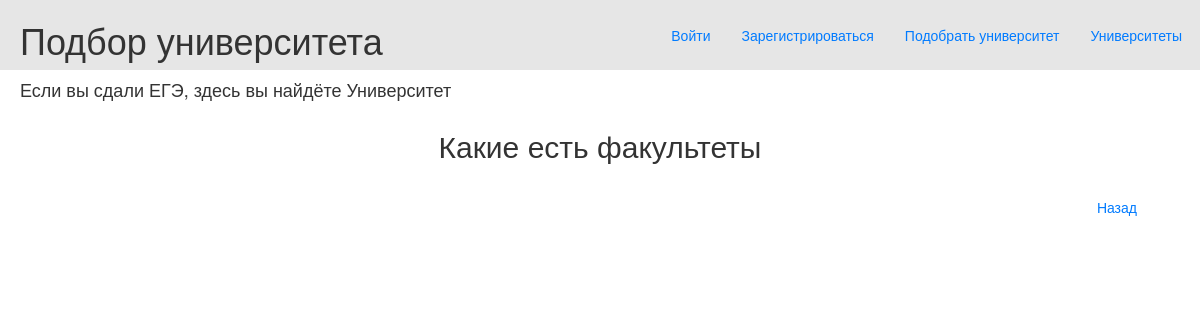
Page /faculties/2 on the earlier database version.
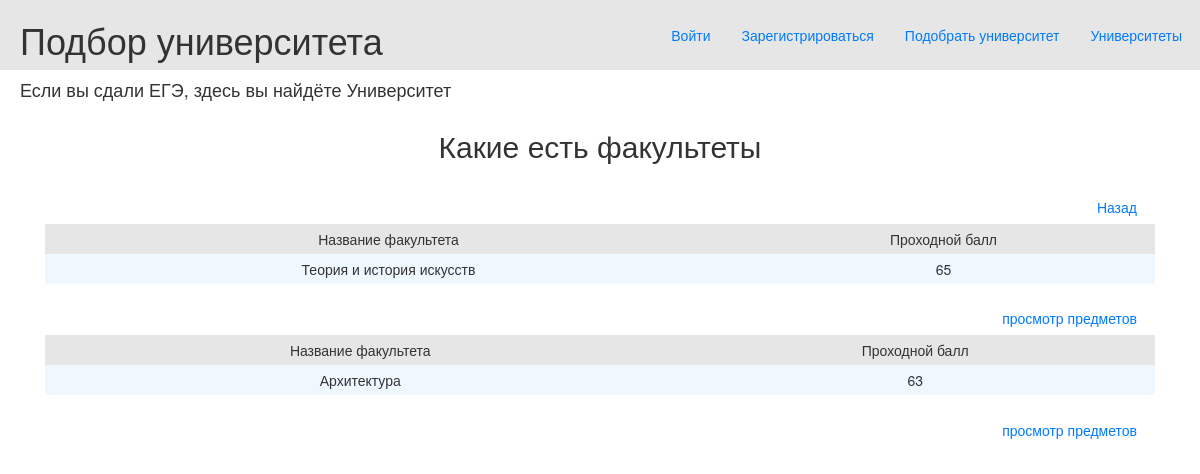
Same page on the later database version.
### data/faculties.py (models this page shows)
class Faculties(SqlAlchemyBase, SerializerMixin):
    __tablename__ = 'faculties'
    id = sa.Column(sa.Integer,
                           primary_key=True, autoincrement=True)
    name = sa.Column(sa.String, nullable=False)
    university_id = sa.Column(sa.String, sa.ForeignKey('universities.id'), nullable=False)
    score = sa.Column(sa.Integer, nullable=True)
    fclasses = relationship(Classes, secondary='faculties_classes')

### main.py (the view)
@app.route('/faculties/<int:id>')
def faculties(id):
    universities = db_sess.query(Faculties).filter(Faculties.university_id == id)
    return render_template('faculties.html', title='Журнал факультетов', universities=universities)

### templates/faculties.html
{% extends 'base.html' %}
{% block content %}
    <h2 align="center">Какие есть факультеты</h2>
    <a class="btn btn-outline-primary" href="http://localhost:5000/">Назад</a>
    {% for universiti in universities %}
        <table class="tbl">
            <tr class="mn">
                <td>Название факультета</td>
                <td>Проходной балл</td>
            </tr>
            <tr>
                <td>{{ universiti.name }}</td>
                <td>{{ universiti.score }}</td>
            </tr>
        </table>
    <a class="btn btn-outline-primary" href="http://localhost:5000/faculties_classes/{{universiti.id}}">просмотр предметов</a>
    {% endfor %}
{% endblock %}

### templates/base.html (shortened to what this page needs)
<!doctype html>
<html lang="en">
<head>
    <link rel="stylesheet"
          href="https://stackpath.bootstrapcdn.com/bootstrap/4.4.1/css/bootstrap.min.css"
>
    <link rel="stylesheet" type="text/css" href="/static/css/style.css">
    <link rel="stylesheet"
        type="text/css"
        href="https://maxcdn.bootstrapcdn.com/bootstrap/3.3.5/css/bootstrap-theme.min.css">
    <link rel="stylesheet"
        type="text/css"
        href="https://maxcdn.bootstrapcdn.com/bootstrap/3.3.5/css/bootstrap.min.css">
</head>
<body>
<div class="first_line">
    <h1 class="first_line_content">Подбор университета</h1>
    <a class="btn btn-outline-primary" href="http://localhost:5000/">Университеты</a>
    <a class="btn btn-outline-primary" href="http://localhost:5000/select_universities">Подобрать университет</a>
    {% if current_user.is_authenticated %}
        <a class="btn btn-outline-primary" href="http://localhost:5000/logout">{{ current_user.surname }} {{ current_user.name }}</a>
        <a class="btn btn-outline-primary" href="http://localhost:5000/user/{{ current_user.id }}">Изменить профиль</a>
    {% else %}
        <a class="btn btn-outline-primary" href="http://localhost:5000/register">Зарегистрироваться</a>
        <a class="btn btn-outline-primary" href="http://localhost:5000/login">Войти</a>
    {% endif %}
</div>
<h4>Если вы сдали ЕГЭ, здесь вы найдёте Университет</h4>
<main role="main" class="container">
    {% block content %}{% endblock %}
</main>
</body>
</html>

### static/css/style.css (style rules this page uses)
h4 { padding-left: 20px; color: #e6e6e6; }
tr.mn { text-align: center; background-color: #e6e6e6; }
.tbl { width: 100%; text-align: center; background-color: aliceblue; line-height: 30px; }
.first_line { padding-left: 20px; background-color: #e6e6e6 }
a { display: inline-block; float: right; margin-right: 5px; margin-top: 1.25em; }
.first_line_content { display: inline-block; }

Differences in the rows shown:
added Faculties: name "Теория и история искусств", score "65"
added Faculties: name "Архитектура", score "63"
